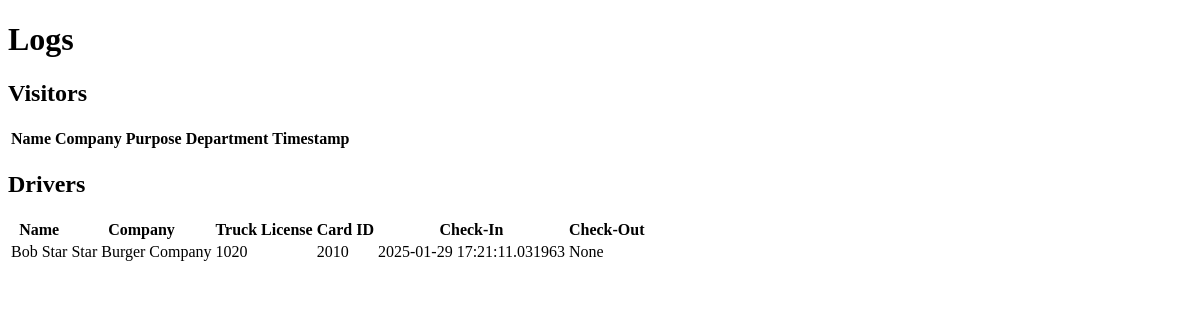
Page /logs on the earlier database version.
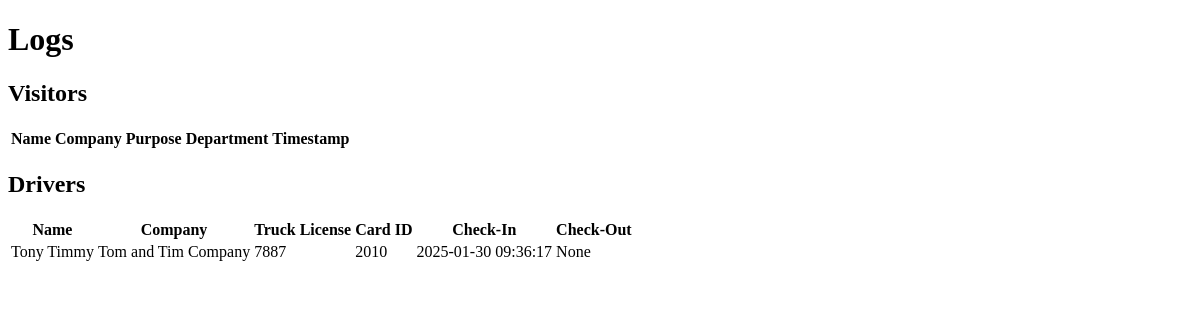
Same page on the later database version.
### app.py (models this page shows)
class Driver(db.Model):
    id = db.Column(db.Integer, primary_key=True)
    name = db.Column(db.String(100), nullable=False)
    company_name = db.Column(db.String(100), nullable=False)
    truck_license = db.Column(db.String(50), nullable=False)
    card_id = db.Column(db.String(50), unique=True, nullable=False)
    purpose_of_visit = db.Column(db.String(100), nullable=False)  # New column
    point_of_contact = db.Column(db.String(100), nullable=False)  # New column
    check_in_time = db.Column(db.DateTime, default=lambda: datetime.now().replace(microsecond=0))
    check_out_time = db.Column(db.DateTime, nullable=True)

### app.py (the view)
@app.route("/logs")
def logs():
    visitors = Visitor.query.all()
    drivers = Driver.query.all()
    return render_template("logs.html", visitors=visitors, drivers=drivers)

### templates/logs.html (shortened to what this page needs)
<!DOCTYPE html>
<html lang="en">
<head>
</head>
<body>
    <div class="container">
        <h1>Logs</h1>
        <h2>Visitors</h2>
        <table>
            <thead>
                <tr>
                    <th>Name</th>
                    <th>Company</th>
                    <th>Purpose</th>
                    <th>Department</th>
                    <th>Timestamp</th>
                </tr>
            </thead>
        </table>
        <h2>Drivers</h2>
        <table>
            <thead>
                <tr>
                    <th>Name</th>
                    <th>Company</th>
                    <th>Truck License</th>
                    <th>Card ID</th>
                    <th>Check-In</th>
                    <th>Check-Out</th>
                </tr>
            </thead>
            <tbody>
                {% for driver in drivers %}
                <tr>
                    <td>{{ driver.name }}</td>
                    <td>{{ driver.company_name }}</td>
                    <td>{{ driver.truck_license }}</td>
                    <td>{{ driver.card_id }}</td>
                    <td>{{ driver.check_in_time }}</td>
                    <td>{{ driver.check_out_time }}</td>
                </tr>
                {% endfor %}
            </tbody>
        </table>
    </div>
</body>
</html>

Differences in the rows shown:
changed Driver "None": name "Bob Star" → "Tony Timmy"; company_name "Star Burger Company" → "Tom and Tim Company"; truck_license "1020" → "7887"; check_in_time "2025-01-29 17:21:11.031963" → "2025-01-30 09:36:17"
